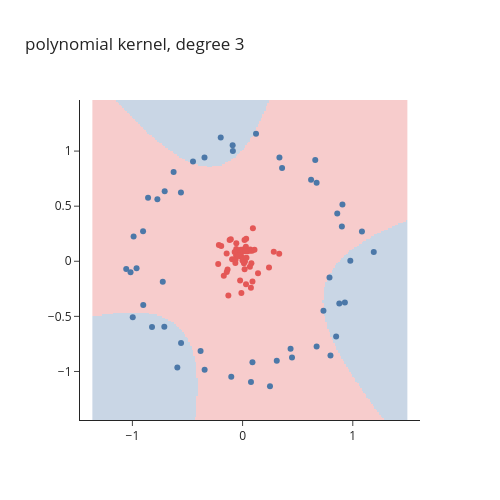
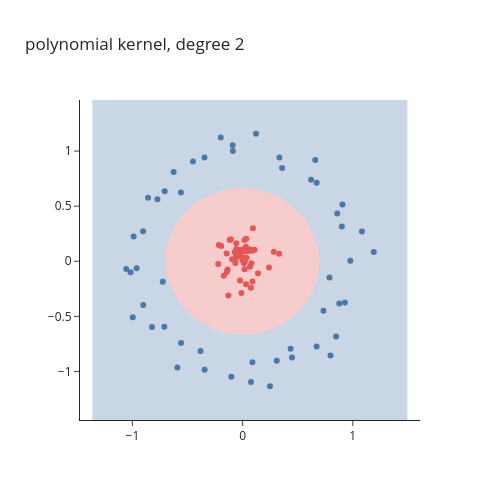

Notebook code cell kept with these figures, in order:
### Markdown cell above
## 5. The polynomial kernel: degree 3 (the default), then degree 2

### Code cell
for degree in [3, 2]:
    poly = SVC(kernel="poly", degree=degree)
    poly.fit(X_train, y_train)
    print(f"polynomial kernel, degree {degree}: accuracy {accuracy_score(y_test, poly.predict(X_test))}")
    plot_decision_boundary(poly, X, y, f"polynomial kernel, degree {degree}")
